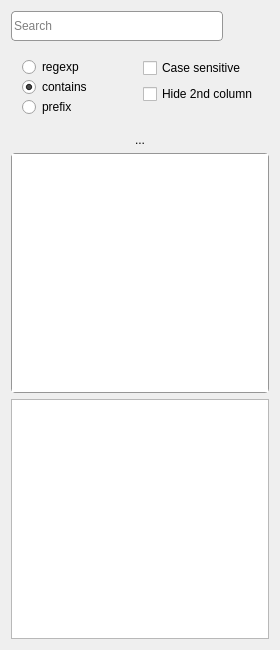
<?xml version="1.0" encoding="UTF-8"?>
<ui version="4.0">
 <class>FilterableListWidget</class>
 <widget class="QWidget" name="FilterableListWidget">
  <property name="geometry">
   <rect>
    <x>0</x>
    <y>0</y>
    <width>280</width>
    <height>650</height>
   </rect>
  </property>
  <property name="minimumSize">
   <size>
    <width>280</width>
    <height>0</height>
   </size>
  </property>
  <property name="maximumSize">
   <size>
    <width>600</width>
    <height>16777215</height>
   </size>
  </property>
  <property name="baseSize">
   <size>
    <width>280</width>
    <height>0</height>
   </size>
  </property>
  <property name="windowTitle">
   <string/>
  </property>
  <property name="styleSheet">
   <string notr="true"/>
  </property>
  <layout class="QVBoxLayout" name="verticalLayout_2">
   <item>
    <layout class="QVBoxLayout" name="verticalLayout" stretch="0,0,0,1,1">
     <item>
      <layout class="QHBoxLayout" name="horizontalLayout" stretch="1,0">
       <property name="sizeConstraint">
        <enum>QLayout::SetMinimumSize</enum>
       </property>
       <item>
        <widget class="QLineEdit" name="lineEdit">
         <property name="minimumSize">
          <size>
           <width>100</width>
           <height>30</height>
          </size>
         </property>
         <property name="maximumSize">
          <size>
           <width>16777215</width>
           <height>16777215</height>
          </size>
         </property>
         <property name="focusPolicy">
          <enum>Qt::ClickFocus</enum>
         </property>
         <property name="styleSheet">
          <string notr="true">border-radius: 4px;
border: 0.5px solid rgb(150, 150, 150);</string>
         </property>
         <property name="inputMask">
          <string notr="true" extracomment="Search"/>
         </property>
         <property name="frame">
          <bool>false</bool>
         </property>
         <property name="placeholderText">
          <string>Search</string>
         </property>
         <property name="clearButtonEnabled">
          <bool>true</bool>
         </property>
        </widget>
       </item>
       <item>
        <widget class="QPushButton" name="pushButtonSettings">
         <property name="minimumSize">
          <size>
           <width>30</width>
           <height>30</height>
          </size>
         </property>
         <property name="focusPolicy">
          <enum>Qt::NoFocus</enum>
         </property>
         <property name="autoFillBackground">
          <bool>false</bool>
         </property>
         <property name="text">
          <string/>
         </property>
         <property name="icon">
          <iconset resource="resource.qrc">
           <normaloff>:/icons/resources/cog.png</normaloff>:/icons/resources/cog.png</iconset>
         </property>
         <property name="iconSize">
          <size>
           <width>22</width>
           <height>22</height>
          </size>
         </property>
         <property name="checkable">
          <bool>true</bool>
         </property>
         <property name="checked">
          <bool>false</bool>
         </property>
         <property name="flat">
          <bool>true</bool>
         </property>
        </widget>
       </item>
      </layout>
     </item>
     <item>
      <widget class="QWidget" name="widgetOptions" native="true">
       <property name="sizePolicy">
        <sizepolicy hsizetype="Preferred" vsizetype="Minimum">
         <horstretch>0</horstretch>
         <verstretch>0</verstretch>
        </sizepolicy>
       </property>
       <property name="minimumSize">
        <size>
         <width>0</width>
         <height>0</height>
        </size>
       </property>
       <property name="maximumSize">
        <size>
         <width>16777215</width>
         <height>80</height>
        </size>
       </property>
       <layout class="QHBoxLayout" name="horizontalLayout_3">
        <item>
         <layout class="QVBoxLayout" name="verticalLayout_3">
          <property name="spacing">
           <number>2</number>
          </property>
          <property name="sizeConstraint">
           <enum>QLayout::SetMinimumSize</enum>
          </property>
          <item>
           <widget class="QRadioButton" name="radioRegExp">
            <property name="sizePolicy">
             <sizepolicy hsizetype="Minimum" vsizetype="Minimum">
              <horstretch>0</horstretch>
              <verstretch>0</verstretch>
             </sizepolicy>
            </property>
            <property name="minimumSize">
             <size>
              <width>0</width>
              <height>0</height>
             </size>
            </property>
            <property name="maximumSize">
             <size>
              <width>16777215</width>
              <height>18</height>
             </size>
            </property>
            <property name="focusPolicy">
             <enum>Qt::NoFocus</enum>
            </property>
            <property name="toolTip">
             <string>&lt;html&gt;&lt;head/&gt;&lt;body&gt;&lt;p&gt;Filter using regular expressions...&lt;/p&gt;&lt;p&gt;for those of you that know how&lt;/p&gt;&lt;p&gt; they work.&lt;/p&gt;&lt;/body&gt;&lt;/html&gt;</string>
            </property>
            <property name="text">
             <string>regexp</string>
            </property>
            <property name="checked">
             <bool>false</bool>
            </property>
            <property name="autoExclusive">
             <bool>false</bool>
            </property>
           </widget>
          </item>
          <item>
           <widget class="QRadioButton" name="radioContains">
            <property name="sizePolicy">
             <sizepolicy hsizetype="Minimum" vsizetype="Minimum">
              <horstretch>0</horstretch>
              <verstretch>0</verstretch>
             </sizepolicy>
            </property>
            <property name="minimumSize">
             <size>
              <width>0</width>
              <height>0</height>
             </size>
            </property>
            <property name="maximumSize">
             <size>
              <width>16777215</width>
              <height>18</height>
             </size>
            </property>
            <property name="focusPolicy">
             <enum>Qt::NoFocus</enum>
            </property>
            <property name="toolTip">
             <string>&lt;html&gt;&lt;head/&gt;&lt;body&gt;&lt;p&gt;Show only names which contains the &lt;/p&gt;&lt;p&gt;following &lt;span style=&quot; font-weight:600;&quot;&gt;space separated&lt;/span&gt; sub-strings.&lt;/p&gt;&lt;/body&gt;&lt;/html&gt;</string>
            </property>
            <property name="text">
             <string>contains </string>
            </property>
            <property name="checked">
             <bool>true</bool>
            </property>
            <property name="autoExclusive">
             <bool>false</bool>
            </property>
           </widget>
          </item>
          <item>
           <widget class="QRadioButton" name="radioPrefix">
            <property name="maximumSize">
             <size>
              <width>16777215</width>
              <height>18</height>
             </size>
            </property>
            <property name="text">
             <string>prefix</string>
            </property>
           </widget>
          </item>
         </layout>
        </item>
        <item>
         <layout class="QVBoxLayout" name="verticalLayout_4">
          <property name="sizeConstraint">
           <enum>QLayout::SetMinimumSize</enum>
          </property>
          <item>
           <widget class="QCheckBox" name="checkBoxCaseSensitive">
            <property name="sizePolicy">
             <sizepolicy hsizetype="Minimum" vsizetype="Minimum">
              <horstretch>0</horstretch>
              <verstretch>0</verstretch>
             </sizepolicy>
            </property>
            <property name="minimumSize">
             <size>
              <width>0</width>
              <height>0</height>
             </size>
            </property>
            <property name="focusPolicy">
             <enum>Qt::NoFocus</enum>
            </property>
            <property name="text">
             <string>Case sensitive</string>
            </property>
           </widget>
          </item>
          <item>
           <widget class="QCheckBox" name="checkBoxHideSecondColumn">
            <property name="text">
             <string>Hide 2nd column</string>
            </property>
           </widget>
          </item>
          <item>
           <spacer name="verticalSpacer">
            <property name="orientation">
             <enum>Qt::Vertical</enum>
            </property>
            <property name="sizeHint" stdset="0">
             <size>
              <width>20</width>
              <height>40</height>
             </size>
            </property>
           </spacer>
          </item>
         </layout>
        </item>
       </layout>
      </widget>
     </item>
     <item>
      <widget class="QLabel" name="labelNumberDisplayed">
       <property name="text">
        <string>...</string>
       </property>
       <property name="alignment">
        <set>Qt::AlignCenter</set>
       </property>
      </widget>
     </item>
     <item>
      <widget class="QTableWidget" name="tableWidget">
       <property name="sizePolicy">
        <sizepolicy hsizetype="Expanding" vsizetype="Expanding">
         <horstretch>0</horstretch>
         <verstretch>1</verstretch>
        </sizepolicy>
       </property>
       <property name="font">
        <font>
         <pointsize>9</pointsize>
        </font>
       </property>
       <property name="toolTip">
        <string/>
       </property>
       <property name="toolTipDuration">
        <number>-1</number>
       </property>
       <property name="styleSheet">
        <string notr="true">border-radius: 4px;
border: 1px solid rgb(150, 150, 150);</string>
       </property>
       <property name="horizontalScrollBarPolicy">
        <enum>Qt::ScrollBarAsNeeded</enum>
       </property>
       <property name="editTriggers">
        <set>QAbstractItemView::NoEditTriggers</set>
       </property>
       <property name="showDropIndicator" stdset="0">
        <bool>false</bool>
       </property>
       <property name="dragEnabled">
        <bool>true</bool>
       </property>
       <property name="dragDropOverwriteMode">
        <bool>false</bool>
       </property>
       <property name="selectionMode">
        <enum>QAbstractItemView::ExtendedSelection</enum>
       </property>
       <property name="selectionBehavior">
        <enum>QAbstractItemView::SelectItems</enum>
       </property>
       <property name="showGrid">
        <bool>false</bool>
       </property>
       <property name="gridStyle">
        <enum>Qt::NoPen</enum>
       </property>
       <property name="wordWrap">
        <bool>false</bool>
       </property>
       <property name="cornerButtonEnabled">
        <bool>false</bool>
       </property>
       <property name="columnCount">
        <number>2</number>
       </property>
       <attribute name="horizontalHeaderVisible">
        <bool>false</bool>
       </attribute>
       <attribute name="horizontalHeaderDefaultSectionSize">
        <number>100</number>
       </attribute>
       <attribute name="horizontalHeaderHighlightSections">
        <bool>true</bool>
       </attribute>
       <attribute name="horizontalHeaderMinimumSectionSize">
        <number>80</number>
       </attribute>
       <attribute name="horizontalHeaderStretchLastSection">
        <bool>false</bool>
       </attribute>
       <attribute name="verticalHeaderVisible">
        <bool>false</bool>
       </attribute>
       <attribute name="verticalHeaderDefaultSectionSize">
        <number>16</number>
       </attribute>
       <attribute name="verticalHeaderMinimumSectionSize">
        <number>16</number>
       </attribute>
       <attribute name="verticalHeaderStretchLastSection">
        <bool>false</bool>
       </attribute>
       <column/>
       <column/>
      </widget>
     </item>
     <item>
      <widget class="QTreeView" name="treeView">
       <property name="font">
        <font>
         <pointsize>9</pointsize>
        </font>
       </property>
       <property name="dragEnabled">
        <bool>true</bool>
       </property>
       <property name="dragDropMode">
        <enum>QAbstractItemView::DragOnly</enum>
       </property>
       <property name="indentation">
        <number>10</number>
       </property>
       <property name="rootIsDecorated">
        <bool>false</bool>
       </property>
       <property name="itemsExpandable">
        <bool>false</bool>
       </property>
       <property name="sortingEnabled">
        <bool>true</bool>
       </property>
       <property name="expandsOnDoubleClick">
        <bool>false</bool>
       </property>
      </widget>
     </item>
    </layout>
   </item>
  </layout>
 </widget>
 <layoutdefault spacing="6" margin="11"/>
 <resources>
  <include location="resource.qrc"/>
 </resources>
 <connections/>
</ui>
